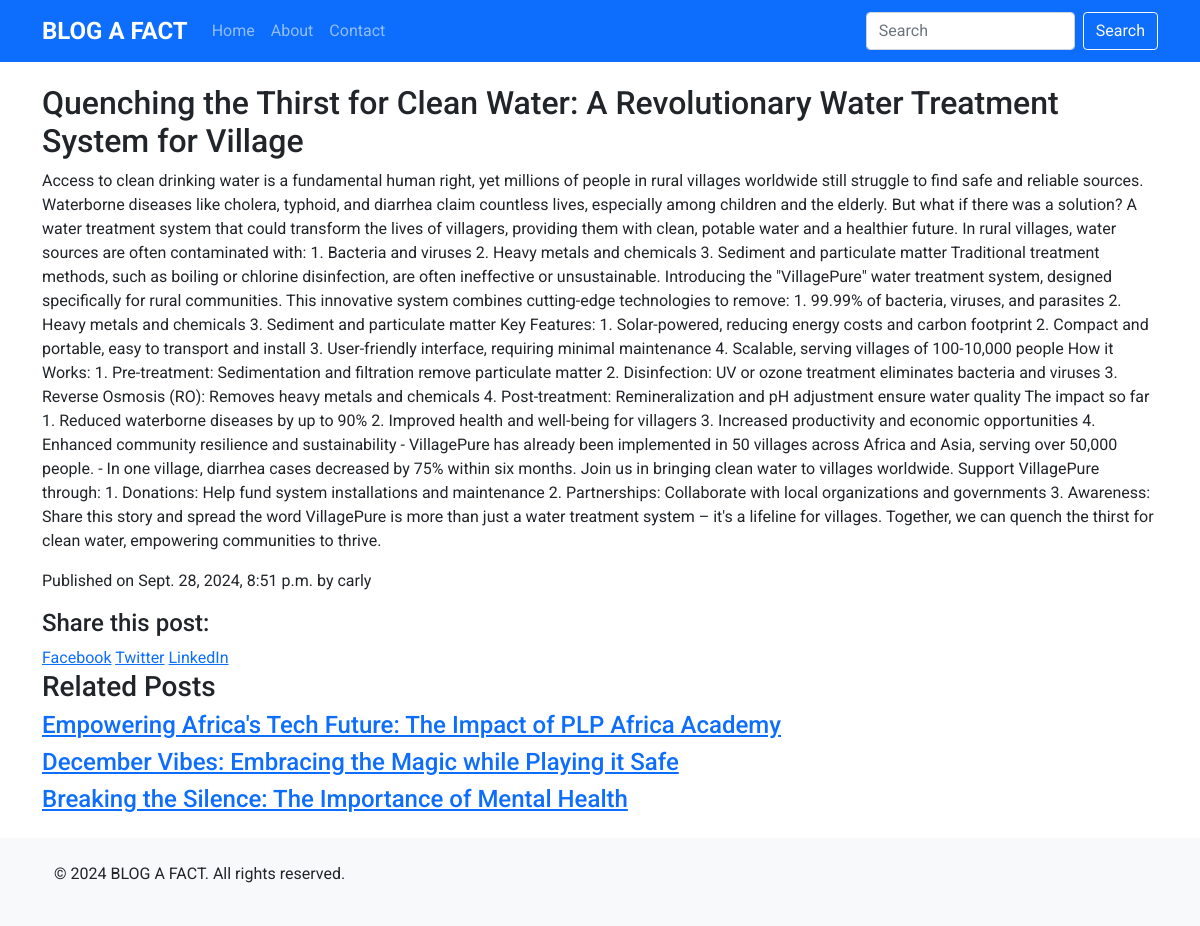
Screenshot of /post/3/ with the database file from the repository.
### blog/models.py (models this page shows, shortened)
class Post(models.Model):
    title = models.CharField(max_length=200)
    content = models.TextField()
    pub_date = models.DateTimeField(auto_now_add=True)
    author = models.ForeignKey(User, on_delete=models.CASCADE)
    category = models.ForeignKey(Category, on_delete=models.SET_NULL, null=True)

### blog/views.py (the view)
# urls.py: path('post/<int:pk>/', views.post_detail, name='post_detail'),
def post_detail(request, pk):
    post = get_object_or_404(Post, pk=pk)
    related_posts = Post.objects.filter(category=post.category).exclude(pk=pk)[:3]
    return render(request, 'blog/post_detail.html', {'post': post, 'related_posts': related_posts})

### blog/templates/blog/post_detail.html (shortened to what this page needs)
{% extends 'blog/base.html' %}
{% block content %}
    <article>
        <h2>{{ post.title }}</h2>
        <p>{{ post.content }}</p>
        <p>Published on {{ post.pub_date }} by {{ post.author }}</p>
    </article>
        <h4>Share this post:</h4>
        <a href="https://www.facebook.com/sharer/sharer.php?u={{ request.build_absolute_uri }}" target="_blank">Facebook</a>
        <a href="https://twitter.com/intent/tweet?url={{ request.build_absolute_uri }}&text={{ post.title }}" target="_blank">Twitter</a>
        <a href="https://www.linkedin.com/shareArticle?mini=true&url={{ request.build_absolute_uri }}&title={{ post.title }}" target="_blank">LinkedIn</a>
        <h3>Related Posts</h3>
        {% for related_post in related_posts %}
            <article>
                <h4><a href="{% url 'post_detail' pk=related_post.pk %}">{{ related_post.title }}</a></h4>
            </article>
        {% empty %}
            <p>No related posts found.</p>
        {% endfor %}
{% endblock %}

### blog/templates/blog/base.html (style rules this page uses)
body { font-family: 'Roboto', sans-serif; padding-top: 60px; }

### rows the page displays
Post: title "Quenching the Thirst for Clean Water: A Revolutionary Water Treatment System for Village", content "Access to clean drinking water is a fundamental human right, yet millions of people in rural villages worldwide still struggle to find safe and reliable sources. Waterborne diseases like cholera, typhoid, and diarrhea claim countless lives, especially among children and the elderly. But what if there was a solution? A water treatment system that could transform the lives of villagers, providing them with clean, potable water and a healthier future. In rural villages, water sources are often contaminated with: 1. Bacteria and viruses 2. Heavy metals and chemicals 3. Sediment and particulate matter Traditional treatment methods, such as boiling or chlorine disinfection, are often ineffective…", pub_date "Sept. 28, 2024, 8:51 p.m.", author "carly"
Post: title "Empowering Africa's Tech Future: The Impact of PLP Africa Academy"
Post: title "December Vibes: Embracing the Magic while Playing it Safe"
Post: title "Breaking the Silence: The Importance of Mental Health"
